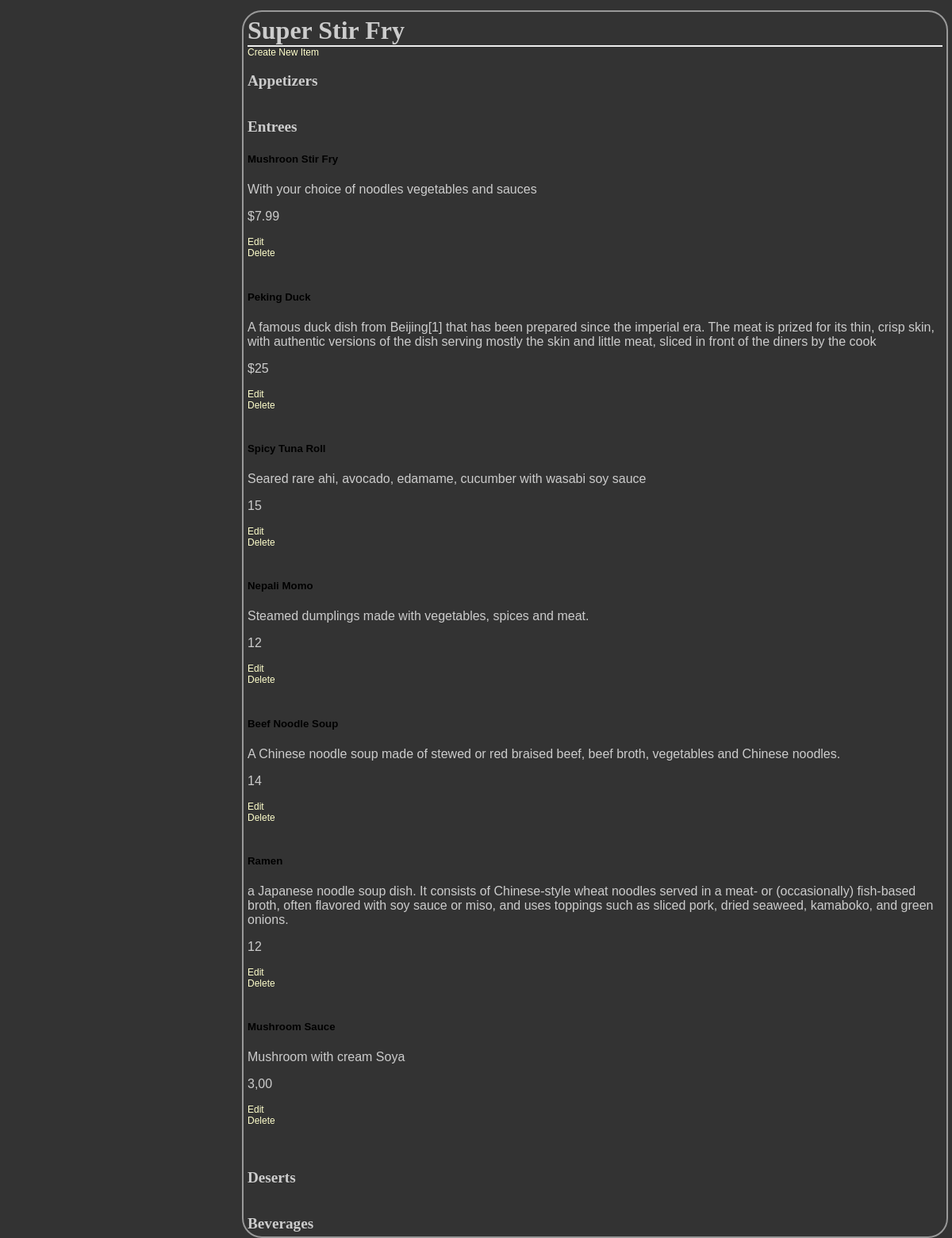
The page /restaurant/3/menu/ on the database its author committed.
### database_setup.py (models this page shows, shortened)
class Restaurant(Base):
    __tablename__ = 'restaurant'
    id = Column(Integer, primary_key=True)
    name = Column(String(250), nullable=False)

class MenuItem(Base):
    __tablename__ = 'menu_item'
    name =Column(String(80), nullable = False)
    id = Column(Integer, primary_key = True)
    description = Column(String(250))
    price = Column(String(8))
    course = Column(String(250))
    restaurant_id = Column(Integer,ForeignKey('restaurant.id'))
    restaurant = relationship(Restaurant)

### finalProject.py (the view)
@app.route('/restaurant/<int:restaurant_id>/')
@app.route('/restaurant/<int:restaurant_id>/menu/')
def showMenu(restaurant_id):
	restaurant = session.query(Restaurant).filter_by(id=restaurant_id).one()
	items = session.query(MenuItem).filter_by(restaurant_id=restaurant_id).all()
	return render_template('menu.html', items=items, restaurant=restaurant)

### templates/menu.html (shortened to what this page needs)
<html>
	<head>
		<link rel=stylesheet type=text/css href="{{ url_for('static', filename='styles.css') }}">
	</head>
	<body>
		<div class = 'pane'>
			<h1>{{ restaurant.name }}</h1>
    		{% if items !=[] %}
    		<a href = "{{url_for('newMenuItem', restaurant_id = restaurant.id) }}">Create New Item</a>
    	<h2>Appetizers</h2>
		<h2>Entrees</h2>
			{% for i in items %}
				{% if i.course== 'Entree' %}
					<h5>{{i.name}}</h5>
					<p>{{i.description}}</p>
					<p>{{i.price}}</p>
		    		<a href='{{url_for('editmenuitem',restaurant_id = restaurant.id, menu_id=i.id)}}'>Edit</a>
		    		<a href='{{url_for('deletemenuitem',restaurant_id = restaurant.id, menu_id=i.id)}}'>Delete</a>
		    	{% endif %}
		    {% endfor %}
		<h2>Deserts</h2>
			<h2>Beverages</h2>
		    {% else %}
		    <p>You currently have no menu item. </p>
		    <a href = "{{url_for('newMenuItem')}}">Create New Item</a>
		    {% endif %}
    </div>
</body>
</html>

### static/styles.css (style rules this page uses)
body { font-family: sans-serif; background-color: #333333 }
h1, h2, h3, h4 { color: #CCCCCC; }
h1, h2 { font-family: 'Georgia', serif; margin: 0; }
h1 { border-bottom: 2px solid #eee; }
h2 { font-size: 1.2em; }
p { color: #CCCCCC; }
a { text-decoration: none; color:#FFFFCC; font-size: .75em; }
.pane { position:absolute; left: 25%; border: 2px solid; border-radius: 25px; padding: 5px; margin: 5px; border-color: #999999; }

### rows shown on the page
Restaurant: name "Super Stir Fry"
MenuItem: name "Mushroon Stir Fry", description "With your choice of noodles vegetables and sauces", price "$7.99"
MenuItem: name "Peking Duck", description "A famous duck dish from Beijing[1] that has been prepared since the imperial era. The meat is prized for its thin, crisp skin, with authentic versions of the dish serving mostly the skin and little meat, sliced in front of the diners by the cook", price "$25"
MenuItem: name "Spicy Tuna Roll", description "Seared rare ahi, avocado, edamame, cucumber with wasabi soy sauce", price "15"
MenuItem: name "Nepali Momo", description "Steamed dumplings made with vegetables, spices and meat.", price "12"
MenuItem: name "Beef Noodle Soup", description "A Chinese noodle soup made of stewed or red braised beef, beef broth, vegetables and Chinese noodles.", price "14"
MenuItem: name "Ramen", description "a Japanese noodle soup dish. It consists of Chinese-style wheat noodles served in a meat- or (occasionally) fish-based broth, often flavored with soy sauce or miso, and uses toppings such as sliced pork, dried seaweed, kamaboko, and green onions.", price "12"
MenuItem: name "Mushroom Sauce", description "Mushroom with cream Soya", price "3,00"
